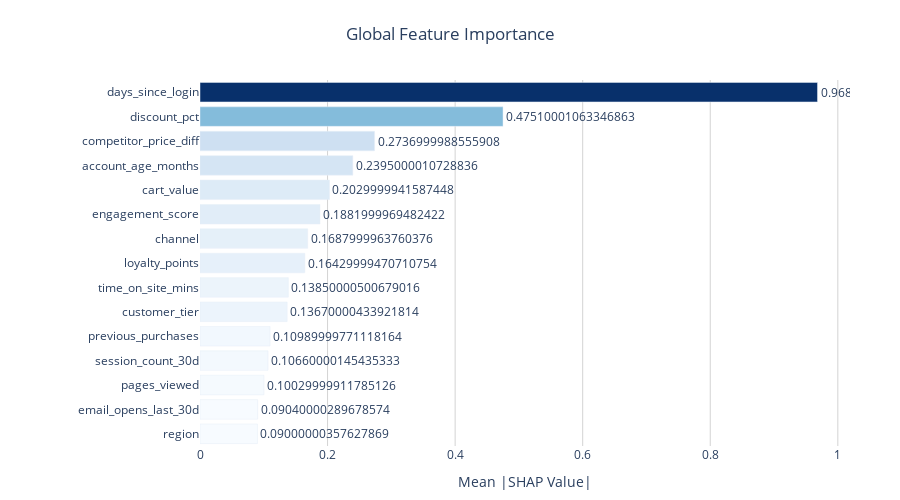

The notebook cell this image was saved under:
### Markdown cell above
---
## 1. Global Feature Importance

**What it shows:** Which features matter most overall

### Code cell
fig = interp.plot_global_importance(top_n=15)
fig.show()

### Figure 1 — Plotly figure (JSON) as saved in the notebook; plotly's stock layout.template omitted (floating-point values rounded to 4 significant figures)
{"data": [{"hovertemplate": "<b>%{y}</b><br>Importance: %{x:.4f}<extra></extra>", "marker": {"color": [0.09005, 0.09042, 0.1003, 0.1066, 0.1099, 0.1367, 0.1385, 0.1643, 0.1688, 0.1882, 0.203, 0.2395, 0.2737, 0.4751, 0.9681], "colorscale": [[0.0, "rgb(247,251,255)"], [0.125, "rgb(222,235,247)"], [0.25, "rgb(198,219,239)"], [0.375, "rgb(158,202,225)"], [0.5, "rgb(107,174,214)"], [0.625, "rgb(66,146,198)"], [0.75, "rgb(33,113,181)"], [0.875, "rgb(8,81,156)"], [1.0, "rgb(8,48,107)"]], "showscale": false}, "orientation": "h", "text": [0.09, 0.0904, 0.1003, 0.1066, 0.1099, 0.1367, 0.1385, 0.1643, 0.1688, 0.1882, 0.203, 0.2395, 0.2737, 0.4751, 0.9681], "textposition": "outside", "type": "bar", "x": [0.09005, 0.09042, 0.1003, 0.1066, 0.1099, 0.1367, 0.1385, 0.1643, 0.1688, 0.1882, 0.203, 0.2395, 0.2737, 0.4751, 0.9681], "y": ["region", "email_opens_last_30d", "pages_viewed", "session_count_30d", "previous_purchases", "customer_tier", "time_on_site_mins", "loyalty_points", "channel", "engagement_score", "cart_value", "account_age_months", "competitor_price_diff", "discount_pct", "days_since_login"]}], "layout": {"height": 500, "hovermode": "closest", "margin": {"b": 50, "l": 200, "r": 50, "t": 80}, "plot_bgcolor": "white", "showlegend": false, "title": {"text": "Global Feature Importance", "x": 0.5, "xanchor": "center"}, "xaxis": {"gridcolor": "lightgray", "gridwidth": 1, "showgrid": true, "title": {"text": "Mean |SHAP Value|"}}, "yaxis": {"showgrid": false, "title": {"text": ""}}}}
